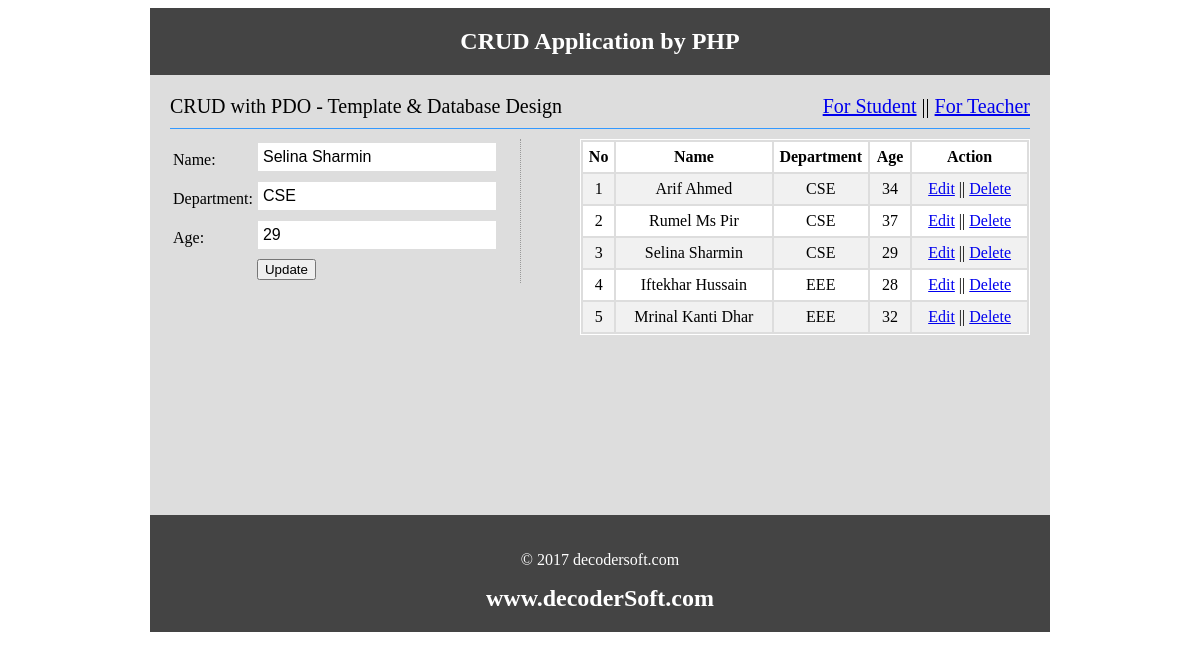
Screenshot of /teacher.php?action=edit&id=6 with the database file from the repository.
### tables this page shows
CREATE TABLE `tbl_teacher` (
  `id` int(11) NOT NULL,
  `name` varchar(100) NOT NULL,
  `dep` varchar(50) NOT NULL,
  `age` int(11) NOT NULL
);

### classes/Main.php (called while the page is built, shortened)
<?php
	include "DB.php";
	abstract class Main
	{
		protected $table;
			public function readAll(){
		        $sql = "SELECT * FROM $this->table";
		        $stmt = DB::prepare($sql);
		        $stmt->execute();
		        return $stmt->fetchALL();
	    	}
	   		 public function readByID($id){
		        $sql = "select * from $this->table where id=?";
		        $stmt = DB::prepare($sql);
		        $stmt->execute(array($id));
		        return $stmt->fetch();
	    	}
	}
?>

### classes/DB.php (called while the page is built, shortened)
<?php
class DB{
    private static $pdo;
    private static $dsn = "mysql:dbname=".DB_NAME."; host=".DB_HOST;
    public static function connection(){
        if(!isset(self::$pdo)){
            try{
                 self::$pdo = new PDO(self::$dsn, DB_USER, DB_PASS);
            } catch (PDOException $ex) {
                echo "Connection Failed.".$ex->getMessage()."<br/>";
            }
        }
        return self::$pdo;
    }
    public static function prepare($sql){
        return self::connection()->prepare($sql);
    }
}
?>

### teacher.php (the view, shortened to what this page needs)
<?php
include("header.php");
?>
<?php
$user = new Teacher();
?>
<?php
    if(isset($_GET['action']) && $_GET['action'] == 'edit')
    {
        $id = (int)$_GET['id'];
        $result = $user->readByID($id);
?>
<section class="mainleft">
    <form action="" method="post">
        <table>
                <td>Name: </td>
                <td><input type="text" name="name" value="<?php echo $result['name'];?>" required="1"/></td>
            <tr>
                <td>Department: </td>
                <td><input type="text" name="dept" value="<?php echo $result['dep'];?>" required="1"/></td>
            </tr>
            <tr>
                <td>Age: </td>
                <td><input type="text" name="age" value="<?php echo $result['age'];?>" required="1"/></td>
            </tr>
            <tr>
                <td></td>
                <td><input type="submit" name="update" value="Update"/></td>
            </tr>
        </table>
    </form>
</section>
<?php } else if (isset($_GET['action']) && $_GET['action'] == 'delete'){
                 $id = (int)$_GET['id'];
                 $user->deleteData($id); ?>
                 <section class="mainleft">
    <form action="" method="post">
        <table>
            <tr>
                <td>Name: </td>
                <td><input type="text" name="name" placeholder="Your Name.." required="1"/></td>
            </tr>
            <tr>
                <td>Department: </td>
                <td><input type="text" name="dept" placeholder="Your Department.." required="1"/></td>
            </tr>
            <tr>
                <td>Age: </td>
                <td><input type="text" name="age" placeholder="Your Age.." required="1"/></td>
            </tr>
            <tr>
                <td></td>
                <td><input type="submit" name="submit" value="Submit"/></td>
            </tr>
        </table>
    </form>
</section>
<?php } ?>
<section class="mainright">
    <table class="tblone">
        <tr>
            <th>No</th>
            <th>Name</th>
            <th>Department</th>
            <th>Age</th>
            <th>Action</th>
        </tr>
    <?php
    $i = 0;
    foreach($user->readAll() as $value){
        $i++;
    ?>
        <tr>
            <td><?php echo $i ?></td>
            <td><?php echo $value['name']?></td>
            <td><?php echo $value['dep']?></td>
            <td><?php echo $value['age']?></td>
            <td>
                <?php
                    echo "<a href='teacher.php?action=edit&id=".$value['id']."'>Edit</a>";
                ?>
                  ||
                <?php echo "<a href='teacher.php?action=delete&id=".$value['id']."' onClick='return confirm(\"Are you sure to delete Data....\")'>Delete</a>"; ?>
            </td>
        </tr>
    <?php } ?>
    </table>
</section>
<?php include("footer.php"); ?>

### header.php (style rules this page uses)
input[type="text"] { width: 238px; padding: 5px; }
.mainleft { border-right: 1px dotted #999; float:left; margin-right: 16px;width: 350px }
.mainright { float: right; width: 450px }
.tblone { width: 100%; border: 1px solid #fff; }
.tblone td { padding: 5px 10px; text-align: center; }
table.tblone tr:nth-child(2n+1) { background: #fff; height: 30px; }
table.tblone tr:nth-child(2n) { background: #f1f1f1; height: 30px; }
input[type="text"] { border: 1px solid #ddd; margin-bottom: 5px; padding: 5px; width: 228px; font-size: 16px; }
input[type="submit"] { cursor: pointer }

### rows the page displays
tbl_teacher: name "Selina Sharmin", dept "CSE", age "29", dep "CSE"
tbl_teacher: name "Arif Ahmed", dep "CSE", age "34"
tbl_teacher: name "Rumel Ms Pir", dep "CSE", age "37"
tbl_teacher: name "Iftekhar Hussain", dep "EEE", age "28"
tbl_teacher: name "Mrinal Kanti Dhar", dep "EEE", age "32"
